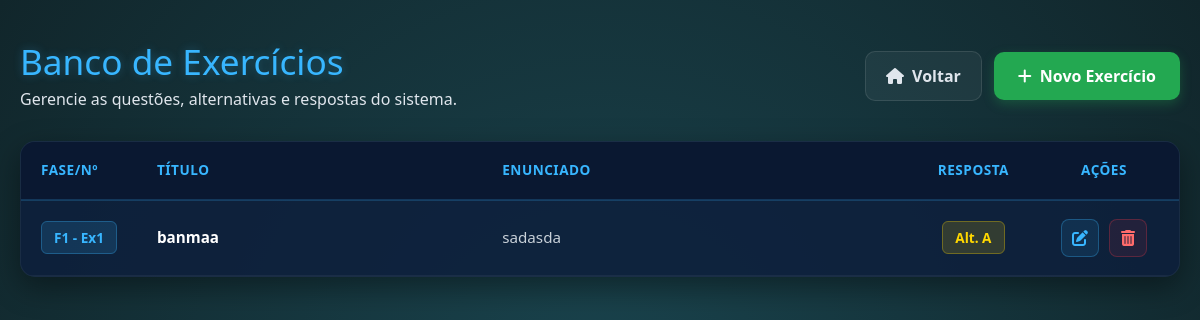
Page /listarExercicios on the committed database.
### models/ExercicioModel.py (models this page shows, shortened)
class ExercicioModel(bd.Model):
    __tablename__ = 'Exercicio'
    idExercicio = bd.Column(bd.Integer, primary_key=True, autoincrement=True)
    titulo = bd.Column(bd.String(25), nullable=False)
    enunciado = bd.Column(bd.Text, nullable=False)
    alternativaA = bd.Column(bd.String(99), nullable=False)
    alternativaB = bd.Column(bd.String(99), nullable=False)
    alternativaC = bd.Column(bd.String(99), nullable=False)
    alternativaD = bd.Column(bd.String(99), nullable=False)
    resposta = bd.Column(bd.Text, nullable=False)
    idFase = bd.Column(bd.Integer, bd.ForeignKey('Fase.idFase'), nullable=False)
    numero = bd.Column(bd.Integer, nullable=False)

### views_mundo.py (the view)
@app.route('/listarExercicios')
def listarExercicios():
    oExercicioController = ExercicioController()
    return oExercicioController.listarExercicios()

### app.py (called while the page is built)
@event.listens_for(Engine, "connect")
def set_sqlite_pragma(dbapi_connection, connection_record):
    cursor = dbapi_connection.cursor()
    cursor.execute("PRAGMA foreign_keys=ON")
    cursor.close()

### controllers/ExercicioController.py (called while the page is built)
    def listarExercicios(self):
        oExercicioService = ExercicioService()
        return oExercicioService.listarExercicios()

### dao/ExercicioDao.py (called while the page is built)
    def carregarExercicios(self):
        exercicios = ExercicioModel.query.all()
        return exercicios

### service/ExercicioService.py (called while the page is built)
    def listarExercicios(self):
        oExercicioDao = ExercicioDao()
        exercicios = oExercicioDao.carregarExercicios()
        oExercicioView = ExercicioView()
        return oExercicioView.listarExercicios(exercicios)

### views/ExercicioView.py (called while the page is built)
    def listarExercicios(self, listaExercicios):
        return render_template('listarExercicios.html', listaExercicios=listaExercicios, titulo='Lista de Exercícios')

### templates/listarExercicios.html (shortened to what this page needs)
{% extends "template.html" %}
{% block cabecalho %}
    <link rel="stylesheet" href="{{ url_for('static', filename='styles/listarExercicios.css') }}"/>
    <link rel="stylesheet" href="https://cdnjs.cloudflare.com/ajax/libs/font-awesome/6.4.0/css/all.min.css">
{% endblock %}
{% block corpo %}
<div class="crud-container">
    <div class="crud-header">
        <div>
            <h1 class="crud-titulo">Banco de Exercícios</h1>
            <p class="crud-subtitulo">Gerencie as questões, alternativas e respostas do sistema.</p>
        </div>
        <div class="header-acoes">
            <a href="{{ url_for('index') }}" class="btn-voltar">
                <i class="fa-solid fa-house"></i> Voltar
            </a>
            <a href="{{ url_for('cadastrarExercicio') }}" class="btn-novo-exercicio">
                <i class="fa-solid fa-plus"></i> Novo Exercício
            </a>
        </div>
    </div>
    <div class="tabela-responsiva">
        <table class="tabela-exercicios">
            <thead>
                <tr>
                    <th style="width: 80px;">Fase/Nº</th>
                    <th>Título</th>
                    <th>Enunciado</th>
                    <th style="width: 90px; text-align: center;">Resposta</th>
                    <th style="width: 150px; text-align: center;">Ações</th>
                </tr>
            </thead>
            <tbody>
                {% for exercicio in listaExercicios %}
                <tr>
                    <td data-label="Fase/Nº">
                        <span class="badge-fase">F{{ exercicio.idFase }} - Ex{{ exercicio.numero }}</span>
                    </td>
                    <td data-label="Título" class="col-titulo">
                        <strong>{{ exercicio.titulo }}</strong>
                    </td>
                    <td data-label="Enunciado" class="col-enunciado">
                        {{ exercicio.enunciado }}
                    </td>
                    <td data-label="Resposta" style="text-align: center;">
                        <span class="badge-resposta">Alt. {{ exercicio.resposta | upper }}</span>
                    </td>
                    <td data-label="Ações" style="text-align: center;">
                        <div class="grupo-acoes">
                            <a href="{{ url_for('editarExercicio', idExercicio=exercicio.idExercicio) }}" class="btn-acao btn-alterar" title="Alterar Exercício">
                                <i class="fa-solid fa-pen-to-square"></i>
                            </a>
                            <a href="{{ url_for('deletarExercicio', idExercicio=exercicio.idExercicio) }}" class="btn-acao btn-apagar" title="Apagar Exercício" onclick="return confirm('Tem certeza que deseja apagar o exercício: {{ exercicio.titulo }}?')">
                                <i class="fa-solid fa-trash-can"></i>
                            </a>
                        </div>
                    </td>
                </tr>
                {% endfor %}
            </tbody>
        </table>
    </div>
</div>
{% endblock %}

### static/styles/listarExercicios.css (style rules this page uses)
body, html { margin: 0; padding: 0; width: 100%; min-height: 100vh; font-family: 'Segoe UI', Tahoma, Geneva, Verdana, sans-serif; }
.crud-container { background: radial-gradient(circle, #1a444e 0%, #11262b 100%); min-height: 100vh; padding: 40px 20px; box-sizing: border-box; display: flex; flex-direction: column; align-items: center; }
.crud-header { display: flex; justify-content: space-between; align-items: center; max-width: 1200px; width: 100%; margin-bottom: 30px; flex-wrap: wrap; gap: 20px; }
.crud-titulo { color: #38b6ff; font-size: 2.2rem; margin: 0 0 5px 0; text-shadow: 0 0 10px rgba(56, 182, 255, 0.3); }
.crud-subtitulo { color: #e0e6ed; margin: 0; font-size: 1rem; }
.header-acoes { display: flex; gap: 12px; align-items: center; }
.btn-novo-exercicio { background-color: #23a851; color: #ffffff; text-decoration: none; padding: 12px 24px; border-radius: 10px; font-weight: 600; display: flex; align-items: center; gap: 8px; box-shadow: 0 4px 12px rgba(35, 168, 81, 0.3); transition: all 0.2s ease; }
.btn-voltar { background-color: rgba(255, 255, 255, 0.05); color: #e0e6ed; text-decoration: none; padding: 12px 20px; border-radius: 10px; font-weight: 600; display: flex; align-items: center; gap: 8px; border: 1px solid rgba(255, 255, 255, 0.1); transition: all 0.2s ease; }
.tabela-responsiva { max-width: 1200px; width: 100%; background-color: rgba(13, 31, 61, 0.85); border-radius: 15px; box-shadow: 0 10px 30px rgba(0, 0, 0, 0.4); overflow: hidden; border: 1px solid rgba(255, 255, 255, 0.05); }
.tabela-exercicios { width: 100%; border-collapse: collapse; text-align: left; color: #ffffff; }
.tabela-exercicios th { background-color: rgba(10, 24, 48, 0.9); color: #38b6ff; padding: 18px 20px; font-weight: 600; text-transform: uppercase; font-size: 0.85rem; letter-spacing: 0.5px; border-bottom: 2px solid rgba(56, 182, 255, 0.2); }
.tabela-exercicios td { padding: 18px 20px; border-bottom: 1px solid rgba(255, 255, 255, 0.05); font-size: 0.95rem; vertical-align: middle; }
.tabela-exercicios tbody tr { transition: background-color 0.2s ease; }
.col-titulo { color: #ffffff; }
.col-enunciado { color: #c9d1d9; max-width: 400px; white-space: nowrap; overflow: hidden; text-overflow: ellipsis; }
.badge-fase { background-color: rgba(56, 182, 255, 0.15); color: #38b6ff; padding: 6px 12px; border-radius: 6px; font-weight: bold; font-size: 0.85rem; border: 1px solid rgba(56, 182, 255, 0.3); white-space: nowrap; }
.badge-resposta { background-color: rgba(255, 215, 0, 0.15); color: #ffd700; padding: 6px 12px; border-radius: 6px; font-weight: bold; font-size: 0.85rem; border: 1px solid rgba(255, 215, 0, 0.3); white-space: nowrap; }
.grupo-acoes { display: flex; gap: 10px; justify-content: center; }
.btn-acao { width: 38px; height: 38px; border-radius: 8px; display: flex; align-items: center; justify-content: center; text-decoration: none; font-size: 1rem; transition: all 0.2s ease; }
.btn-alterar { background-color: rgba(56, 182, 255, 0.1); color: #38b6ff; border: 1px solid rgba(56, 182, 255, 0.3); }
.btn-apagar { background-color: rgba(220, 53, 69, 0.1); color: #ff6b6b; border: 1px solid rgba(220, 53, 69, 0.3); }

### rows in the picture
ExercicioModel: idFase "1", numero "1", titulo "banmaa", enunciado "sadasda", resposta "A"
